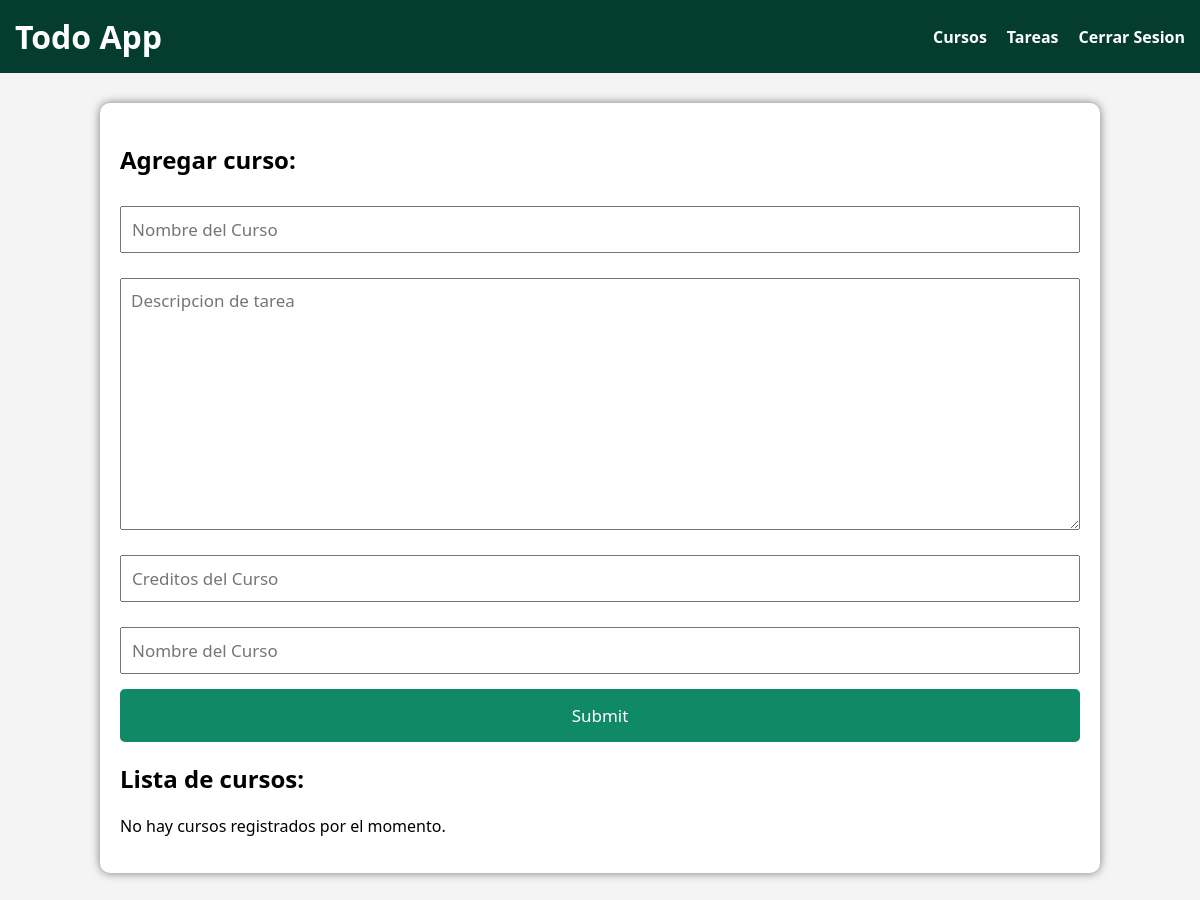
The app's page /courses (signed in), older data.
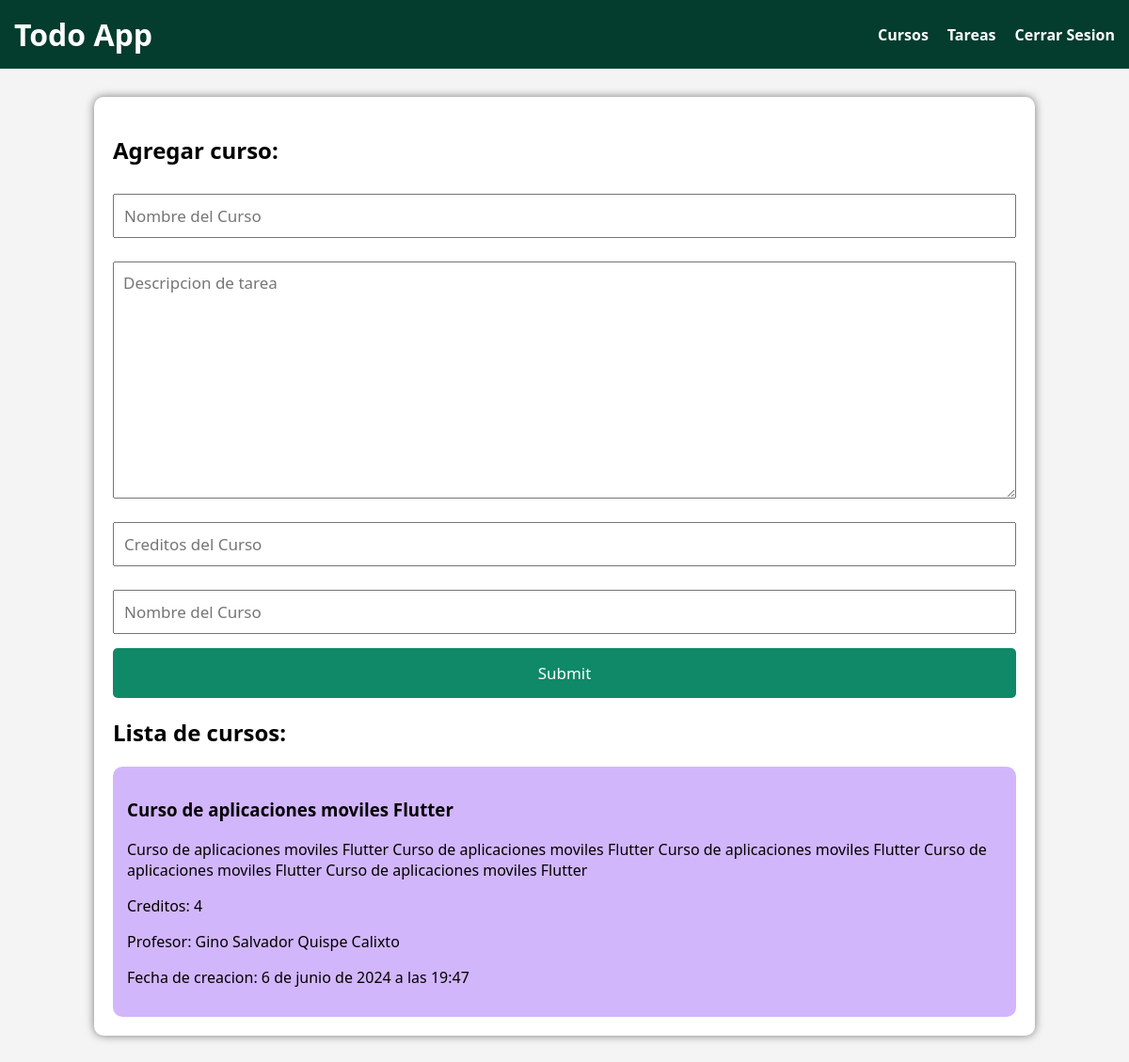
The same page, newer data.
### todo_app/models.py (models this page shows, shortened)
class Course(models.Model):
    name = models.CharField(max_length=200)
    description = models.TextField()
    credits = models.SmallIntegerField()
    teacher = models.CharField(max_length=300)
    created_at = models.DateTimeField(auto_now_add = True)
    class Meta:
        db_table = "course"
        verbose_name = "Course"
        verbose_name_plural = "Courses"
    user = models.ForeignKey(User, on_delete = models.CASCADE)

### todo_app/views.py (the view, shortened to what this page needs)
# urls.py: path('courses', views.courses, name='courses')
@login_required
def courses(request):
    courses = Course.objects.filter(user = request.user).order_by('-created_at')
    if request.method == "GET":
        return render(
            request,
            'courses/courses.html',
            {
                'courses': courses,
                'form': CreateCoursekForm()
            }
        )

### todo_app/forms.py
class CreateCoursekForm(forms.Form):
    name = forms.CharField(
        max_length = 200,
        widget = forms.TextInput(
            attrs = {
                'placeholder': 'Nombre del Curso',
                'class': 'form-control-text-input',
            }
        )
    )
    description = forms.CharField(
        widget = forms.Textarea(
            attrs = {
                'class': 'form-control-text-input',
                'placeholder': 'Descripcion de tarea'
            }
        )
    )
    credits = forms.CharField(
        max_length = 200,
        widget = forms.NumberInput(
            attrs = {
                'placeholder': 'Creditos del Curso',
                'class': 'form-control-text-input',
            }
        )
    )
    teacher = forms.CharField(
        max_length = 200,
        widget = forms.TextInput(
            attrs = {
                'placeholder': 'Nombre del Curso',
                'class': 'form-control-text-input',
            }
        )
    )

### todo_app/templates/courses/courses.html (shortened to what this page needs)
{% extends 'base.html' %}
{% block content %}
<h2>Agregar curso: </h2>
<form method="post" class="form-container">
    {{ form.name }}
    {{ form.description }}
    {{ form.credits }}
    {{ form.teacher }}
    <input type="submit" name="Crear Tarea" class ="btn-submit">
</form>
<h2>Lista de cursos: </h2>
{% if courses|length == 0 %}
<p>No hay cursos registrados por el momento.</p>
{% else %}
{% for course in courses %}
<div class="card-course">
    <h3> {{ course.name }}</h3>
    <p> {{ course.description }}</p>
    <p> Creditos: {{ course.credits }}</p>
    <p> Profesor: {{ course.teacher }}</p>
    <p> Fecha de creacion: {{ course.created_at }}</p>
</div>
{% endfor %}
{% endif %}
{% endblock %}

### todo_app/templates/base.html (shortened to what this page needs)
{% load static %}
<!DOCTYPE html>
<html lang="en">
<head>
    <link rel="stylesheet" href="{% static 'styles.css' %}">
</head>
<body>
    <header>
        <div class="nav-container">
            <div class="nav-logo">
                <h1>Todo App</h1>
            </div>
            <nav class = "nav-menu">
                <ul>
                    <li><a href="{% url 'courses' %}">Cursos</a></li>
                    <li><a href="{% url 'index' %}">Tareas</a></li>
                    <li><a href="{% url 'logout' %}">Cerrar Sesion</a></li>
                </ul>
            </nav>
        </div>
    </header>
    <main>
        {% block content %}
        {% endblock %}
    </main>
</body>
</html>

### todo_app/static/styles.css (style rules this page uses)
* { font-family: system-ui, -apple-system, BlinkMacSystemFont, 'Segoe UI', Roboto, Oxygen, Ubuntu, Cantarell, 'Open Sans', 'Helvetica Neue', sans-serif; }
body { padding: 0; margin: 0; background-color: #f4f4f4; }
header { background-color: rgb(4, 60, 45); color: white; text-align: center; padding: 15px; display: flex; justify-content: space-between; align-items: center; }
.nav-container { display: flex; justify-content: space-between; align-items: center; width: 100%; }
.nav-logo h1 { margin: 0; }
.nav-menu ul { list-style-type: none; margin: 0; padding: 0; display: flex; gap: 20px }
.nav-menu ul li { display: inline; }
.nav-menu ul li a { color: white; text-decoration: none; font-weight: bold; }
main { width: 80%; background-color: white; margin: 30px auto; padding: 20px; border-radius: 10px; box-shadow: 0px 0px 10px rgba(0, 0, 0, 0.5); }
.form-container { display: flex; flex-direction: column; width: 100%; margin: 0 auto; }
.form-control-text-input { width: 100%; padding: 10px; box-sizing: border-box; margin-bottom: 15px; font-size: 17px; margin-top: 10px; }
.btn-submit { padding: 15px; background-color: rgb(15, 137, 103); border: none; color: white; cursor: pointer; text-align: center; font-size: 17px; border-radius: 5px; }
.card-course { padding: 15px; margin-top: 20px; border-radius: 10px; background-color: rgb(210, 182, 251); }

Row changes from the older to the newer data that the page shows:
added Course: name "Curso de aplicaciones moviles Flutter", description "Curso de aplicaciones moviles Flutter Curso de aplicaciones moviles Flutter Curso de aplicaciones moviles Flutter Curso de aplicaciones moviles Flutter Curso de aplicaciones moviles Flutter", credits "4", teacher "Gino Salvador Quispe Calixto", created_at "6 de junio de 2024 a las 19:47"
Text that changed along with them:
text no longer shown: "No hay cursos registrados por el momento."
